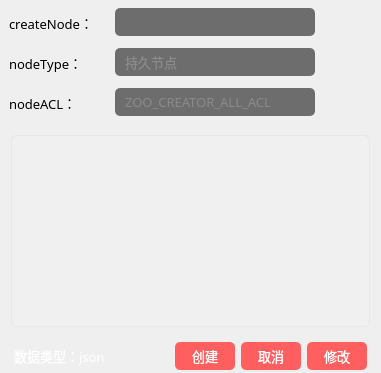
        <widget class="QWidget" name="widget_1_2_r" native="true">
         <property name="minimumSize">
          <size>
           <width>0</width>
           <height>0</height>
          </size>
         </property>
         <property name="maximumSize">
          <size>
           <width>16777215</width>
           <height>55561</height>
          </size>
         </property>
         <layout class="QVBoxLayout" name="verticalLayout_7">
          <property name="spacing">
           <number>5</number>
          </property>
          <property name="leftMargin">
           <number>9</number>
          </property>
          <property name="topMargin">
           <number>5</number>
          </property>
          <property name="rightMargin">
           <number>9</number>
          </property>
          <property name="bottomMargin">
           <number>0</number>
          </property>
          <item>
           <widget class="QWidget" name="horizontalWidget_1_2_1_r" native="true">
            <property name="minimumSize">
             <size>
              <width>0</width>
              <height>35</height>
             </size>
            </property>
            <property name="maximumSize">
             <size>
              <width>16777215</width>
              <height>35</height>
             </size>
            </property>
            <layout class="QHBoxLayout" name="horizontalLayout_7">
             <property name="spacing">
              <number>6</number>
             </property>
             <property name="leftMargin">
              <number>0</number>
             </property>
             <property name="topMargin">
              <number>0</number>
             </property>
             <property name="rightMargin">
              <number>0</number>
             </property>
             <property name="bottomMargin">
              <number>0</number>
             </property>
             <item>
              <widget class="QLabel" name="label_node_create">
               <property name="minimumSize">
                <size>
                 <width>100</width>
                 <height>0</height>
                </size>
               </property>
               <property name="maximumSize">
                <size>
                 <width>100</width>
                 <height>16777215</height>
                </size>
               </property>
               <property name="font">
                <font>
                 <family>OPPOSans B</family>
                 <pointsize>10</pointsize>
                 <stylestrategy>PreferAntialias</stylestrategy>
                </font>
               </property>
               <property name="text">
                <string>createNode：</string>
               </property>
              </widget>
             </item>
             <item>
              <widget class="QLineEdit" name="lineEdit_node_create">
               <property name="minimumSize">
                <size>
                 <width>200</width>
                 <height>28</height>
                </size>
               </property>
               <property name="maximumSize">
                <size>
                 <width>200</width>
                 <height>16777215</height>
                </size>
               </property>
               <property name="font">
                <font>
                 <family>OPPOSans B</family>
                 <pointsize>10</pointsize>
                 <stylestrategy>PreferAntialias</stylestrategy>
                </font>
               </property>
               <property name="styleSheet">
                <string notr="true">QLineEdit{
color:#ced4da;
border-radius: 14px;
background-color: rgb(25, 25, 25, 155);
border: 0px solid rgba(255, 255, 255, 0);
border-radius: 5px;
padding-left:10px;
padding-right:10px;
}</string>
               </property>
              </widget>
             </item>
             <item>
              <spacer name="horizontalSpacer_6">
               <property name="orientation">
                <enum>Qt::Horizontal</enum>
               </property>
               <property name="sizeHint" stdset="0">
                <size>
                 <width>40</width>
                 <height>20</height>
                </size>
               </property>
              </spacer>
             </item>
            </layout>
           </widget>
          </item>
          <item>
           <widget class="QWidget" name="horizontalWidget_1_2_2_r" native="true">
            <property name="minimumSize">
             <size>
              <width>0</width>
              <height>35</height>
             </size>
            </property>
            <property name="maximumSize">
             <size>
              <width>16777215</width>
              <height>35</height>
             </size>
            </property>
            <layout class="QHBoxLayout" name="horizontalLayout_8">
             <property name="leftMargin">
              <number>0</number>
             </property>
             <property name="topMargin">
              <number>0</number>
             </property>
             <property name="rightMargin">
              <number>0</number>
             </property>
             <property name="bottomMargin">
              <number>0</number>
             </property>
             <item>
              <widget class="QLabel" name="label_node_type">
               <property name="minimumSize">
                <size>
                 <width>100</width>
                 <height>0</height>
                </size>
               </property>
               <property name="maximumSize">
                <size>
                 <width>100</width>
                 <height>16777215</height>
                </size>
               </property>
               <property name="font">
                <font>
                 <family>OPPOSans B</family>
                 <pointsize>10</pointsize>
                 <stylestrategy>PreferAntialias</stylestrategy>
                </font>
               </property>
               <property name="text">
                <string>nodeType：</string>
               </property>
              </widget>
             </item>
             <item>
              <widget class="QComboBox" name="comboBox_node_type">
               <property name="minimumSize">
                <size>
                 <width>200</width>
                 <height>28</height>
                </size>
               </property>
               <property name="maximumSize">
                <size>
                 <width>200</width>
                 <height>16777215</height>
                </size>
               </property>
               <property name="font">
                <font>
                 <family>OPPOSans B</family>
                 <pointsize>10</pointsize>
                 <stylestrategy>PreferAntialias</stylestrategy>
                </font>
               </property>
               <property name="styleSheet">
                <string notr="true">QComboBox{
	color:#ffffff;
	border:0px solid #8a8a8a;
	color: rgb(138, 138, 138);
	border-radius:5px;
	background-color: rgb(25, 25, 25, 155);
	padding-left:10px;
	
	font: 10pt &quot;OPPOSans B&quot;;
}


QComboBox:disabled{
	border:0px solid gray;
	color:gray;
}

QComboBox::drop-down{
	background:transparent;
}
QComboBox::down-arrow{
	image: url(:/lib/tree_open.png);
    width:20px;
	height:20px;
	margin-right: 10px;
}


QComboBox::down-arrow:enabled{
	color:#52DCFE;
}


QComboBox QAbstractItemView{
	font: 10pt &quot;OPPOSans B&quot;;
	outline: 0px solid gray;   /* 选定项的虚框 */
	border:1px solid #1e2d36;
	color:#ffffff;
	background-color:#1e2d36;
	selection-background-color:rgb(37, 84, 138);
	border-radius:0px;
	padding-bottom:2px;
	padding-top:2px;
}

QComboBox QAbstractItemView::item
{
	height:30px;
	font: 10pt &quot;OPPOSans B&quot;;
	border-radius:5px;
}

QComboBox QAbstractItemView::item:hover {
    color:rgb(255,255,255);
	background-color: rgb(37, 84, 138);
}
 
/* 下拉后，整个下拉窗体被选择的每项的样式 */
QComboBox QAbstractItemView::item:selected {
    color:rgb(255,255,255);
	background-color: rgb(37, 84, 138);
}
</string>
               </property>
               <item>
                <property name="text">
                 <string>持久节点</string>
                </property>
               </item>
               <item>
                <property name="text">
                 <string>临时节点</string>
                </property>
               </item>
               <item>
                <property name="text">
                 <string>持久有序节点</string>
                </property>
               </item>
               <item>
                <property name="text">
                 <string>临时有序节点</string>
                </property>
               </item>
              </widget>
             </item>
             <item>
              <spacer name="horizontalSpacer_4">
               <property name="orientation">
                <enum>Qt::Horizontal</enum>
               </property>
               <property name="sizeHint" stdset="0">
                <size>
                 <width>40</width>
                 <height>20</height>
                </size>
               </property>
              </spacer>
             </item>
            </layout>
           </widget>
          </item>
          <item>
           <widget class="QWidget" name="horizontalWidget_1_2_3_r" native="true">
            <property name="minimumSize">
             <size>
              <width>0</width>
              <height>35</height>
             </size>
            </property>
            <property name="maximumSize">
             <size>
              <width>16777215</width>
              <height>35</height>
             </size>
            </property>
            <layout class="QHBoxLayout" name="horizontalLayout_9">
             <property name="leftMargin">
              <number>0</number>
             </property>
             <property name="topMargin">
              <number>0</number>
             </property>
             <property name="rightMargin">
              <number>0</number>
             </property>
             <property name="bottomMargin">
              <number>0</number>
             </property>
             <item>
              <widget class="QLabel" name="label_node_acl">
               <property name="minimumSize">
                <size>
                 <width>100</width>
                 <height>0</height>
                </size>
               </property>
               <property name="maximumSize">
                <size>
                 <width>100</width>
                 <height>16777215</height>
                </size>
               </property>
               <property name="font">
                <font>
                 <family>OPPOSans B</family>
                 <pointsize>10</pointsize>
                 <stylestrategy>PreferAntialias</stylestrategy>
                </font>
               </property>
               <property name="text">
                <string>nodeACL：</string>
               </property>
              </widget>
             </item>
             <item>
              <widget class="QComboBox" name="comboBox_node_acl">
               <property name="minimumSize">
                <size>
                 <width>200</width>
                 <height>28</height>
                </size>
               </property>
               <property name="maximumSize">
                <size>
                 <width>200</width>
                 <height>16777215</height>
                </size>
               </property>
               <property name="font">
                <font>
                 <family>OPPOSans B</family>
                 <pointsize>10</pointsize>
                 <stylestrategy>PreferAntialias</stylestrategy>
                </font>
               </property>
               <property name="styleSheet">
                <string notr="true">QComboBox{
	color:#ffffff;
	border:0px solid #8a8a8a;
	color: rgb(138, 138, 138);
	border-radius:5px;
	background-color: rgb(25, 25, 25, 155);
	padding-left:10px;
	
	font: 10pt &quot;OPPOSans B&quot;;
}


QComboBox:disabled{
	border:0px solid gray;
	color:gray;
}

QComboBox::drop-down{
	background:transparent;
}
QComboBox::down-arrow{
	image: url(:/lib/tree_open.png);
    width:20px;
	height:20px;
	margin-right: 10px;
}


QComboBox::down-arrow:enabled{
	color:#52DCFE;
}


QComboBox QAbstractItemView{
	font: 10pt &quot;OPPOSans B&quot;;
	outline: 0px solid gray;   /* 选定项的虚框 */
	border:1px solid #1e2d36;
	color:#ffffff;
	background-color:#1e2d36;
	selection-background-color:rgb(37, 84, 138);
	border-radius:0px;
	padding-bottom:2px;
	padding-top:2px;
}

QComboBox QAbstractItemView::item
{
	height:30px;
	font: 10pt &quot;OPPOSans B&quot;;
	border-radius:5px;
}

QComboBox QAbstractItemView::item:hover {
    color:rgb(255,255,255);
	background-color: rgb(37, 84, 138);
}
 
/* 下拉后，整个下拉窗体被选择的每项的样式 */
QComboBox QAbstractItemView::item:selected {
    color:rgb(255,255,255);
	background-color: rgb(37, 84, 138);
}
</string>
               </property>
               <item>
                <property name="text">
                 <string>ZOO_CREATOR_ALL_ACL</string>
                </property>
               </item>
               <item>
                <property name="text">
                 <string>ZOO_OPEN_ACL_UNSAFE</string>
                </property>
               </item>
               <item>
                <property name="text">
                 <string>ZOO_READ_ACL_UNSAFE</string>
                </property>
               </item>
               <item>
                <property name="text">
                 <string>ZOO_READ_ACL</string>
                </property>
               </item>
              </widget>
             </item>
             <item>
              <spacer name="horizontalSpacer_5">
               <property name="orientation">
                <enum>Qt::Horizontal</enum>
               </property>
               <property name="sizeHint" stdset="0">
                <size>
                 <width>40</width>
                 <height>20</height>
                </size>
               </property>
              </spacer>
             </item>
            </layout>
           </widget>
          </item>
          <item>
           <widget class="QWidget" name="verticalWidget_1_2_5_r" native="true">
            <layout class="QVBoxLayout" name="verticalLayout_5">
             <property name="spacing">
              <number>6</number>
             </property>
             <property name="leftMargin">
              <number>0</number>
             </property>
             <property name="topMargin">
              <number>0</number>
             </property>
             <property name="rightMargin">
              <number>0</number>
             </property>
             <property name="bottomMargin">
              <number>0</number>
             </property>
             <item>
              <widget class="QWidget" name="verticalWidget_1_2_5_2_r" native="true">
               <property name="font">
                <font>
                 <family>OPPOSans B</family>
                 <pointsize>10</pointsize>
                </font>
               </property>
               <property name="styleSheet">
                <string notr="true">QMenu {

background-color:rgb(253,253,254);
/*padding:5px;*/
padding: 3px 0px 3px 0px;
border-radius:6px;
border:2px solid rgb(108, 117, 125, 65); 
}
QMenu::item {
	font-size: 10pt;
	
	font: 10pt &quot;OPPOSans B&quot;;
	
	color: rgb(63, 63, 63);
    background-color:rgb(253,253,254);
    padding: 5px 25px 5px 25px;
    /*margin: 2px 2px 2px 2px;*/
}
QMenu::item:selected {
    background-color : rgb(236,236,237);
}
QMenu::icon:checked {
    background: rgb(253,253,254);
    position: absolute;
    top: 1px;
    right: 1px;
    bottom: 1px;
    left: 1px;
}
QMenu::icon:checked:selected {
    background-color : rgb(236,236,237);
    background-image: url(:/space_selected.png);
}
QMenu::separator {
    height: 2px;
    background: rgb(235,235,236);
    /*margin-left: 10px;*/
    /*margin-right: 10px;*/
}</string>
               </property>
               <layout class="QVBoxLayout" name="verticalLayout_4">
                <property name="leftMargin">
                 <number>2</number>
                </property>
                <property name="topMargin">
                 <number>10</number>
                </property>
                <property name="rightMargin">
                 <number>2</number>
                </property>
                <property name="bottomMargin">
                 <number>0</number>
                </property>
                <item>
                 <widget class="QTextEdit" name="textEdit_data">
                  <property name="sizePolicy">
                   <sizepolicy hsizetype="Expanding" vsizetype="Maximum">
                    <horstretch>0</horstretch>
                    <verstretch>10</verstretch>
                   </sizepolicy>
                  </property>
                  <property name="minimumSize">
                   <size>
                    <width>0</width>
                    <height>0</height>
                   </size>
                  </property>
                  <property name="font">
                   <font>
                    <family>OPPOSans B</family>
                    <pointsize>10</pointsize>
                    <stylestrategy>PreferAntialias</stylestrategy>
                   </font>
                  </property>
                  <property name="contextMenuPolicy">
                   <enum>Qt::CustomContextMenu</enum>
                  </property>
                  <property name="styleSheet">
                   <string notr="true">#textEdit_data{
	border: 1px solid rgba(197, 197, 197,50);
	
	background-color: rgba(255, 255, 255, 20);
	border-radius: 5px;
}

QScrollBar:vertical{
    width: 8px;
	
	background-color: rgb(67, 77, 88);
    margin: 0px,0px,0px,0px;
    padding-top: 0px;		/*//隐藏上下的箭头*/
    padding-bottom: 0px;
}

QScrollBar::handle:vertical {
    width: 8px;
	
	background-color: rgb(239, 239, 239);
    /*滚动条两端变成椭圆 */
    border-radius: 2px;
    min-height: 0;
}

QScrollBar::sub-page:vertical {
    
	background-color: rgba(255, 255, 255, 0);
}
QScrollBar::add-page:vertical 
{
    background-color: rgba(255, 255, 255, 0);
}

QScrollBar::add-line:vertical {
	border: none;
    height: 0px;
    subcontrol-position: bottom;
    subcontrol-origin: margin;
}
QScrollBar::sub-line:vertical {
    border: none;
    height: 0px;
    subcontrol-position: top;
    subcontrol-origin: margin;
}

QScrollBar::down-arrow:vertical {
    border:none;
}
QScrollBar::up-arrow:vertical {
    border:none;
}</string>
                  </property>
                  <property name="html">
                   <string>&lt;!DOCTYPE HTML PUBLIC &quot;-//W3C//DTD HTML 4.0//EN&quot; &quot;http://www.w3.org/TR/REC-html40/strict.dtd&quot;&gt;
&lt;html&gt;&lt;head&gt;&lt;meta name=&quot;qrichtext&quot; content=&quot;1&quot; /&gt;&lt;style type=&quot;text/css&quot;&gt;
p, li { white-space: pre-wrap; }
&lt;/style&gt;&lt;/head&gt;&lt;body style=&quot; font-family:'OPPOSans B'; font-size:10pt; font-weight:400; font-style:normal;&quot;&gt;
&lt;p style=&quot;-qt-paragraph-type:empty; margin-top:0px; margin-bottom:0px; margin-left:0px; margin-right:0px; -qt-block-indent:0; text-indent:0px; font-family:'Cascadia Mono';&quot;&gt;&lt;br /&gt;&lt;/p&gt;&lt;/body&gt;&lt;/html&gt;</string>
                  </property>
                 </widget>
                </item>
               </layout>
              </widget>
             </item>
             <item>
              <widget class="QWidget" name="horizontalWidget_1_2_5_1r" native="true">
               <property name="minimumSize">
                <size>
                 <width>0</width>
                 <height>40</height>
                </size>
               </property>
               <property name="maximumSize">
                <size>
                 <width>16777215</width>
                 <height>40</height>
                </size>
               </property>
               <property name="styleSheet">
                <string notr="true"/>
               </property>
               <layout class="QHBoxLayout" name="horizontalLayout_4">
                <property name="leftMargin">
                 <number>5</number>
                </property>
                <property name="topMargin">
                 <number>6</number>
                </property>
                <property name="rightMargin">
                 <number>5</number>
                </property>
                <property name="bottomMargin">
                 <number>0</number>
                </property>
                <item>
                 <widget class="QLabel" name="label_data_type">
                  <property name="font">
                   <font>
                    <family>OPPOSans B</family>
                    <pointsize>10</pointsize>
                    <stylestrategy>PreferAntialias</stylestrategy>
                   </font>
                  </property>
                  <property name="styleSheet">
                   <string notr="true">color: rgb(255, 255, 255);</string>
                  </property>
                  <property name="text">
                   <string>数据类型：json</string>
                  </property>
                 </widget>
                </item>
                <item>
                 <widget class="QToolButton" name="toolButton_copy_data">
                  <property name="font">
                   <font>
                    <pointsize>10</pointsize>
                    <stylestrategy>PreferAntialias</stylestrategy>
                   </font>
                  </property>
                  <property name="styleSheet">
                   <string notr="true">QToolButton {
	color: rgb(255, 255, 255);
	background-color: rgba(255, 255, 255, 0);
	border: none;
}

QToolButton::menu-indicator { 
	image: None;
}

 
QToolButton:hover {
	color: rgb(255, 255, 255);
	background-color: rgba(255, 255, 255, 0);
	border: none;
}</string>
                  </property>
                  <property name="text">
                   <string/>
                  </property>
                  <property name="icon">
                   <iconset resource="../lib.qrc">
                    <normaloff>:/lib/copy.png</normaloff>:/lib/copy.png</iconset>
                  </property>
                  <property name="iconSize">
                   <size>
                    <width>15</width>
                    <height>15</height>
                   </size>
                  </property>
                 </widget>
                </item>
                <item>
                 <spacer name="horizontalSpacer_2">
                  <property name="orientation">
                   <enum>Qt::Horizontal</enum>
                  </property>
                  <property name="sizeHint" stdset="0">
                   <size>
                    <width>40</width>
                    <height>20</height>
                   </size>
                  </property>
                 </spacer>
                </item>
                <item>
                 <widget class="QToolButton" name="toolButton_createData">
                  <property name="minimumSize">
                   <size>
                    <width>60</width>
                    <height>28</height>
                   </size>
                  </property>
                  <property name="maximumSize">
                   <size>
                    <width>60</width>
                    <height>28</height>
                   </size>
                  </property>
                  <property name="font">
                   <font>
                    <family>OPPOSans B</family>
                    <pointsize>10</pointsize>
                    <stylestrategy>PreferAntialias</stylestrategy>
                   </font>
                  </property>
                  <property name="styleSheet">
                   <string notr="true">QToolButton {
	color: rgb(255, 255, 255);
	background-color: rgb(255, 95, 95);
	border-radius: 5px;
}

QToolButton::menu-indicator { 
	image: None;
}

 
QToolButton:hover {
	color: rgb(255, 255, 255);
	background-color: rgb(255, 95, 95);
}</string>
                  </property>
                  <property name="text">
                   <string>创建</string>
                  </property>
                  <property name="iconSize">
                   <size>
                    <width>14</width>
                    <height>14</height>
                   </size>
                  </property>
                  <property name="toolButtonStyle">
                   <enum>Qt::ToolButtonTextBesideIcon</enum>
                  </property>
                 </widget>
                </item>
                <item>
                 <widget class="QToolButton" name="toolButton_cancel">
                  <property name="minimumSize">
                   <size>
                    <width>60</width>
                    <height>28</height>
                   </size>
                  </property>
                  <property name="maximumSize">
                   <size>
                    <width>60</width>
                    <height>28</height>
                   </size>
                  </property>
                  <property name="font">
                   <font>
                    <family>OPPOSans B</family>
                    <pointsize>10</pointsize>
                    <stylestrategy>PreferAntialias</stylestrategy>
                   </font>
                  </property>
                  <property name="styleSheet">
                   <string notr="true">QToolButton {
	color: rgb(255, 255, 255);
	background-color: rgb(255, 95, 95);
	border-radius: 5px;
}

QToolButton::menu-indicator { 
	image: None;
}

 
QToolButton:hover {
	color: rgb(255, 255, 255);
	background-color: rgb(255, 95, 95);
}</string>
                  </property>
                  <property name="text">
                   <string>取消</string>
                  </property>
                  <property name="iconSize">
                   <size>
                    <width>14</width>
                    <height>14</height>
                   </size>
                  </property>
                  <property name="toolButtonStyle">
                   <enum>Qt::ToolButtonTextBesideIcon</enum>
                  </property>
                 </widget>
                </item>
                <item>
                 <widget class="QToolButton" name="toolButton_saveData">
                  <property name="minimumSize">
                   <size>
                    <width>60</width>
                    <height>28</height>
                   </size>
                  </property>
                  <property name="maximumSize">
                   <size>
                    <width>60</width>
                    <height>28</height>
                   </size>
                  </property>
                  <property name="font">
                   <font>
                    <family>OPPOSans B</family>
                    <pointsize>10</pointsize>
                    <stylestrategy>PreferAntialias</stylestrategy>
                   </font>
                  </property>
                  <property name="styleSheet">
                   <string notr="true">QToolButton {
	color: rgb(255, 255, 255);
	background-color: rgb(255, 95, 95);
	border-radius: 5px;
}

QToolButton::menu-indicator { 
	image: None;
}

 
QToolButton:hover {
	color: rgb(255, 255, 255);
	background-color: rgb(255, 95, 95);
}</string>
                  </property>
                  <property name="text">
                   <string>修改</string>
                  </property>
                  <property name="iconSize">
                   <size>
                    <width>14</width>
                    <height>14</height>
                   </size>
                  </property>
                  <property name="toolButtonStyle">
                   <enum>Qt::ToolButtonTextBesideIcon</enum>
                  </property>
                 </widget>
                </item>
               </layout>
              </widget>
             </item>
            </layout>
           </widget>
          </item>
         </layout>
        </widget>
